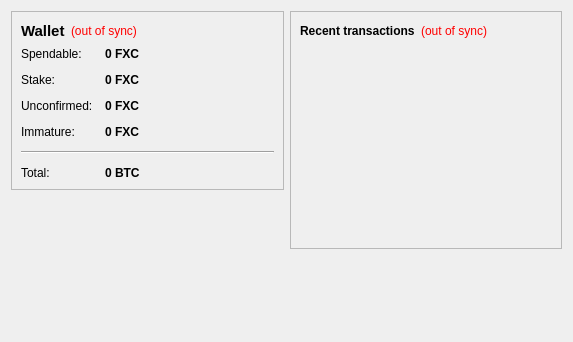
<?xml version="1.0" encoding="UTF-8"?>
<ui version="4.0">
 <class>OverviewPage</class>
 <widget class="QWidget" name="OverviewPage">
  <property name="geometry">
   <rect>
    <x>0</x>
    <y>0</y>
    <width>573</width>
    <height>342</height>
   </rect>
  </property>
  <property name="windowTitle">
   <string>Form</string>
  </property>
  <layout class="QHBoxLayout" name="horizontalLayout" stretch="1,1">
   <item>
    <layout class="QVBoxLayout" name="verticalLayout_2">
     <item>
      <widget class="QFrame" name="frame">
       <property name="frameShape">
        <enum>QFrame::StyledPanel</enum>
       </property>
       <property name="frameShadow">
        <enum>QFrame::Raised</enum>
       </property>
       <layout class="QVBoxLayout" name="verticalLayout_4">
        <item>
         <layout class="QHBoxLayout" name="horizontalLayout_4">
          <item>
           <widget class="QLabel" name="label_5">
            <property name="font">
             <font>
              <pointsize>11</pointsize>
              <weight>75</weight>
              <bold>true</bold>
             </font>
            </property>
            <property name="text">
             <string>Wallet</string>
            </property>
           </widget>
          </item>
          <item>
           <widget class="QLabel" name="labelWalletStatus">
            <property name="toolTip">
             <string>The displayed information may be out of date. Your wallet automatically synchronizes with the futurexcrypto network after a connection is established, but this process has not completed yet.</string>
            </property>
            <property name="styleSheet">
             <string notr="true">QLabel { color: red; }</string>
            </property>
            <property name="text">
             <string notr="true">(out of sync)</string>
            </property>
            <property name="alignment">
             <set>Qt::AlignLeading|Qt::AlignLeft|Qt::AlignVCenter</set>
            </property>
           </widget>
          </item>
          <item>
           <spacer name="horizontalSpacer_2">
            <property name="orientation">
             <enum>Qt::Horizontal</enum>
            </property>
            <property name="sizeHint" stdset="0">
             <size>
              <width>40</width>
              <height>20</height>
             </size>
            </property>
           </spacer>
          </item>
         </layout>
        </item>
        <item>
         <layout class="QFormLayout" name="formLayout_2">
          <property name="fieldGrowthPolicy">
           <enum>QFormLayout::AllNonFixedFieldsGrow</enum>
          </property>
          <property name="horizontalSpacing">
           <number>12</number>
          </property>
          <property name="verticalSpacing">
           <number>12</number>
          </property>
          <item row="0" column="0">
           <widget class="QLabel" name="label">
            <property name="text">
             <string>Spendable:</string>
            </property>
           </widget>
          </item>
          <item row="0" column="1">
           <widget class="QLabel" name="labelBalance">
            <property name="font">
             <font>
              <weight>75</weight>
              <bold>true</bold>
             </font>
            </property>
            <property name="cursor">
             <cursorShape>IBeamCursor</cursorShape>
            </property>
            <property name="toolTip">
             <string>Your current spendable balance</string>
            </property>
            <property name="text">
             <string notr="true">0 FXC</string>
            </property>
            <property name="textInteractionFlags">
             <set>Qt::LinksAccessibleByMouse|Qt::TextSelectableByKeyboard|Qt::TextSelectableByMouse</set>
            </property>
           </widget>
          </item>
          <item row="1" column="0">
           <widget class="QLabel" name="label_6">
            <property name="text">
             <string>Stake:</string>
            </property>
           </widget>
          </item>
          <item row="1" column="1">
           <widget class="QLabel" name="labelStake">
            <property name="font">
             <font>
              <weight>75</weight>
              <bold>true</bold>
             </font>
            </property>
            <property name="cursor">
             <cursorShape>IBeamCursor</cursorShape>
            </property>
            <property name="toolTip">
             <string>Total of coins that was staked, and do not yet count toward the current balance</string>
            </property>
            <property name="text">
             <string notr="true">0 FXC</string>
            </property>
            <property name="textInteractionFlags">
             <set>Qt::LinksAccessibleByMouse|Qt::TextSelectableByKeyboard|Qt::TextSelectableByMouse</set>
            </property>
           </widget>
          </item>
          <item row="2" column="0">
           <widget class="QLabel" name="label_3">
            <property name="text">
             <string>Unconfirmed:</string>
            </property>
           </widget>
          </item>
          <item row="2" column="1">
           <widget class="QLabel" name="labelUnconfirmed">
            <property name="font">
             <font>
              <weight>75</weight>
              <bold>true</bold>
             </font>
            </property>
            <property name="cursor">
             <cursorShape>IBeamCursor</cursorShape>
            </property>
            <property name="toolTip">
             <string>Total of transactions that have yet to be confirmed, and do not yet count toward the current balance</string>
            </property>
            <property name="text">
             <string notr="true">0 FXC</string>
            </property>
            <property name="textInteractionFlags">
             <set>Qt::LinksAccessibleByMouse|Qt::TextSelectableByKeyboard|Qt::TextSelectableByMouse</set>
            </property>
           </widget>
          </item>
          <item row="3" column="0">
           <widget class="QLabel" name="labelImmatureText">
            <property name="text">
             <string>Immature:</string>
            </property>
           </widget>
          </item>
          <item row="3" column="1">
           <widget class="QLabel" name="labelImmature">
            <property name="font">
             <font>
              <weight>75</weight>
              <bold>true</bold>
             </font>
            </property>
            <property name="toolTip">
             <string>Mined balance that has not yet matured</string>
            </property>
            <property name="text">
             <string notr="true">0 FXC</string>
            </property>
            <property name="textInteractionFlags">
             <set>Qt::LinksAccessibleByMouse|Qt::TextSelectableByKeyboard|Qt::TextSelectableByMouse</set>
            </property>
           </widget>
          </item>
          <item row="4" column="0" colspan="2">
           <widget class="Line" name="line">
            <property name="orientation">
             <enum>Qt::Horizontal</enum>
            </property>
           </widget>
          </item>
          <item row="5" column="0">
           <widget class="QLabel" name="labelTotalText">
            <property name="text">
             <string>Total:</string>
            </property>
           </widget>
          </item>
          <item row="5" column="1">
           <widget class="QLabel" name="labelTotal">
            <property name="font">
             <font>
              <weight>75</weight>
              <bold>true</bold>
             </font>
            </property>
            <property name="cursor">
             <cursorShape>IBeamCursor</cursorShape>
            </property>
            <property name="toolTip">
             <string>Your current total balance</string>
            </property>
            <property name="text">
             <string notr="true">0 BTC</string>
            </property>
            <property name="textInteractionFlags">
             <set>Qt::LinksAccessibleByMouse|Qt::TextSelectableByKeyboard|Qt::TextSelectableByMouse</set>
            </property>
           </widget>
          </item>
         </layout>
        </item>
       </layout>
      </widget>
     </item>
     <item>
      <spacer name="verticalSpacer">
       <property name="orientation">
        <enum>Qt::Vertical</enum>
       </property>
       <property name="sizeHint" stdset="0">
        <size>
         <width>20</width>
         <height>40</height>
        </size>
       </property>
      </spacer>
     </item>
    </layout>
   </item>
   <item>
    <layout class="QVBoxLayout" name="verticalLayout_3">
     <item>
      <widget class="QFrame" name="frame_2">
       <property name="frameShape">
        <enum>QFrame::StyledPanel</enum>
       </property>
       <property name="frameShadow">
        <enum>QFrame::Raised</enum>
       </property>
       <layout class="QVBoxLayout" name="verticalLayout">
        <item>
         <layout class="QHBoxLayout" name="horizontalLayout_2">
          <item>
           <widget class="QLabel" name="label_4">
            <property name="text">
             <string>&lt;b&gt;Recent transactions&lt;/b&gt;</string>
            </property>
           </widget>
          </item>
          <item>
           <widget class="QLabel" name="labelTransactionsStatus">
            <property name="toolTip">
             <string>The displayed information may be out of date. Your wallet automatically synchronizes with the futurexcrypto network after a connection is established, but this process has not completed yet.</string>
            </property>
            <property name="styleSheet">
             <string notr="true">QLabel { color: red; }</string>
            </property>
            <property name="text">
             <string notr="true">(out of sync)</string>
            </property>
            <property name="alignment">
             <set>Qt::AlignRight|Qt::AlignTrailing|Qt::AlignVCenter</set>
            </property>
           </widget>
          </item>
          <item>
           <spacer name="horizontalSpacer">
            <property name="orientation">
             <enum>Qt::Horizontal</enum>
            </property>
            <property name="sizeHint" stdset="0">
             <size>
              <width>40</width>
              <height>20</height>
             </size>
            </property>
           </spacer>
          </item>
         </layout>
        </item>
        <item>
         <widget class="QListView" name="listTransactions">
          <property name="styleSheet">
           <string notr="true">QListView { background: transparent; }</string>
          </property>
          <property name="frameShape">
           <enum>QFrame::NoFrame</enum>
          </property>
          <property name="verticalScrollBarPolicy">
           <enum>Qt::ScrollBarAlwaysOff</enum>
          </property>
          <property name="horizontalScrollBarPolicy">
           <enum>Qt::ScrollBarAlwaysOff</enum>
          </property>
          <property name="selectionMode">
           <enum>QAbstractItemView::NoSelection</enum>
          </property>
         </widget>
        </item>
       </layout>
      </widget>
     </item>
     <item>
      <spacer name="verticalSpacer_2">
       <property name="orientation">
        <enum>Qt::Vertical</enum>
       </property>
       <property name="sizeHint" stdset="0">
        <size>
         <width>20</width>
         <height>40</height>
        </size>
       </property>
      </spacer>
     </item>
    </layout>
   </item>
  </layout>
 </widget>
 <resources/>
 <connections/>
</ui>
